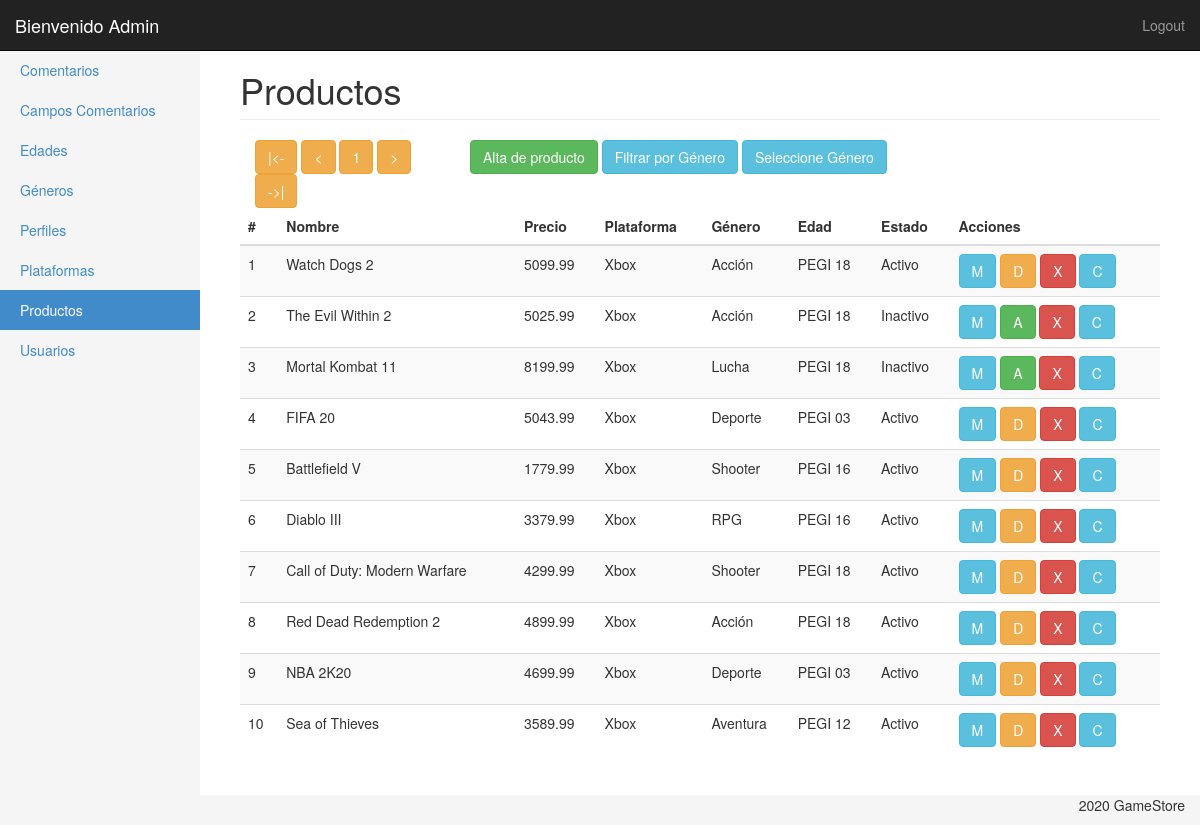
The page /ProduccionWeb_TP1/panel/productos.php?pagina=1 (signed in) on the database as committed earlier.
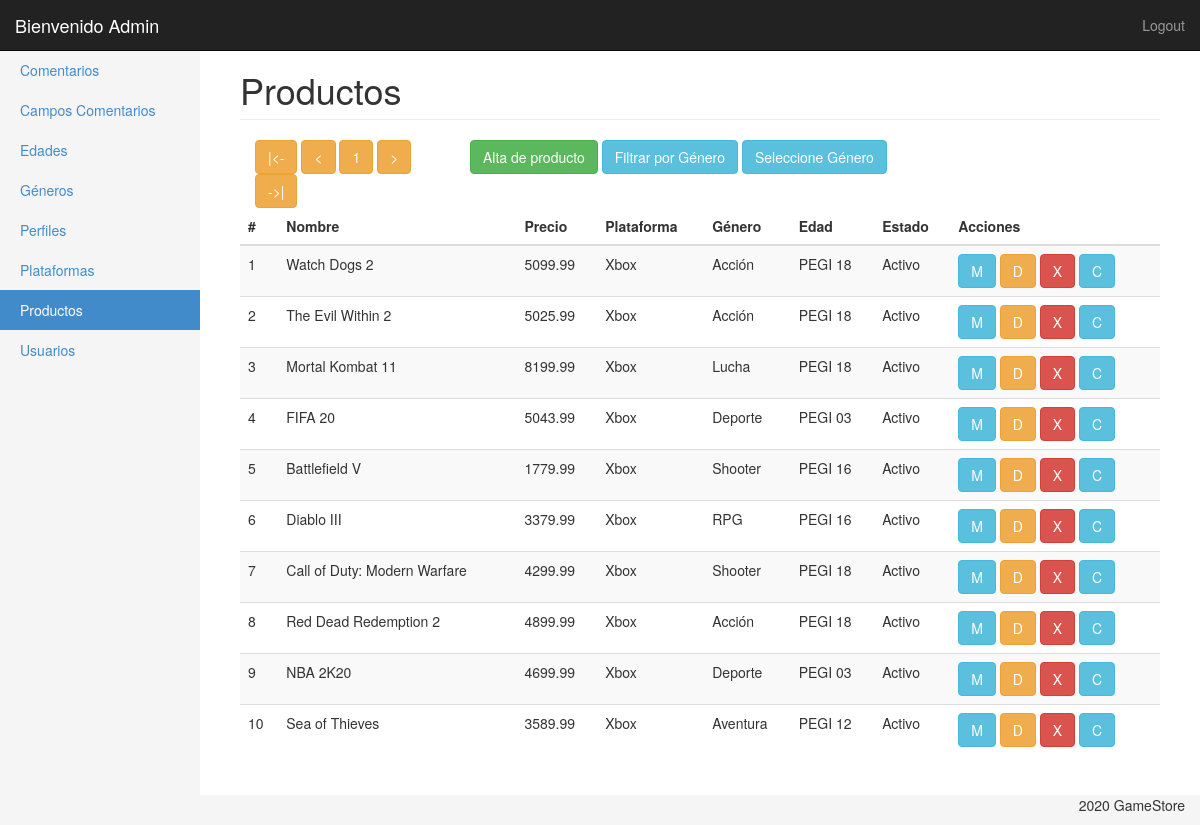
The same page on the database as committed later.
### tables this page shows
CREATE TABLE `productos` (
  `id` int(11) NOT NULL,
  `nombre` varchar(50) NOT NULL,
  `descripcion` text NOT NULL,
  `estado` tinyint(1) NOT NULL DEFAULT 1,
  `precio` float NOT NULL,
  `destacado` tinyint(1) NOT NULL,
  `stock` int(11) NOT NULL,
  `desarrollador` varchar(50) NOT NULL,
  `fechadelanzamiento` date NOT NULL,
  `plataforma` int(11) NOT NULL,
  `genero` int(11) NOT NULL,
  `edad` int(11) NOT NULL,
  `enabled` tinyint(1) NOT NULL DEFAULT 1
);

### ProduccionWeb_TP1/panel/inc/filtro.php (called while the page is built, shortened)
<?php
require('header.php');
$produ = new Producto($con);
?>

### ProduccionWeb_TP1/panel/clases/producto.php (called while the page is built, shortened)
<?php
class Producto
{
	private $con;
	public function __construct($con)
	{
		$this->con = $con;
	}
	public function getList($genID, $edadID, $pag)
	{
		$desde = ($pag - 1) * 10;
		$hasta = $desde + 10;
		$query = "SELECT id, nombre, descripcion, precio, plataforma, genero, edad, estado
					FROM productos
					WHERE enabled = '1' AND (genero = " . $genID . " OR " . $genID . " = 0) AND (edad = " . $edadID . " OR " . $edadID . " = 0)
					LIMIT $desde, $hasta";
		return $this->con->query($query);
	}
	public function getEdad($id)
	{
		$query = "	SELECT edades.nombre
					FROM edades
					WHERE edades.id=" . $id . " AND edades.enabled = 1 AND edades.estado = 1 ";
		return $this->con->query($query);
	}
	public function getGenero($id)
	{
		$query = "	SELECT generos.nombre
					FROM generos
					WHERE generos.id=" . $id . " AND generos.enabled = 1 AND generos.estado = 1 ";
		return $this->con->query($query);
	}
	public function getPlataforma($id)
	{
		$query = "	SELECT plataformas.nombre
					FROM plataformas
					WHERE plataformas.id=" . $id . " AND plataformas.enabled = 1 AND plataformas.estado = 1 ";
		return $this->con->query($query);
	}
	public function getCountComentarios($id)
	{
		$query = "	SELECT
						COUNT(*)
					FROM comentarios
					WHERE IDproducto = " . $id;
		return $this->con->query($query)->fetchColumn();
	}
}

### ProduccionWeb_TP1/panel/productos.php (the view, shortened to what the changed rows need)
<?php
require('inc/filtro.php');
?>
<div class="container-fluid">
<?php $productoMenu = 'Productos';
include('inc/side_bar.php');
?>
<div class="col-sm-9 col-md-10 main">
<h1 class="page-header">
	<?php echo $productoMenu ?>
</h1>
<div class="table-responsive">
	<table class="table table-striped">
		<thead>
			<tr>
				<th>#</th>
				<th>Nombre</th>
				<th>Precio</th>
				<th>Plataforma</th>
				<th>Género</th>
				<th>Edad</th>
				<th>Estado</th>
				<th>Acciones</th>
			</tr>
		</thead>
		<tbody>
			<?php
			$genID = empty($_GET['generos']) ? 0 : $_GET['generos'];
			$edadID = empty($_GET['edades']) ? 0 : $_GET['edades'];
			$pagina = empty($_GET['pagina']) ? 0 : $_GET['pagina'];
			foreach ($produ->getList($genID, $edadID, $pagina) as $productos) { ?>
				<tr>
					<td><?php echo $productos['id']; ?></td>
					<td><?php echo $productos['nombre']; ?></td>
					<td><?php echo $productos['precio']; ?></td>
					<td><?php
						foreach ($produ->getPlataforma($productos['plataforma']) as $nombre) {
							echo $nombre['nombre'];
						} ?></td>
					<td><?php
						foreach ($produ->getGenero($productos['genero']) as $nombre) {
							echo $nombre['nombre'];
						} ?></td>
					<td><?php
						foreach ($produ->getEdad($productos['edad']) as $nombre) {
							echo ucfirst(substr($nombre['nombre'], 0, 7));
						} ?></td>
					<td><?php if ($productos['estado'] == 1) {
							echo 'Activo';
						} else {
							echo 'Inactivo';
						} 	?></td>
					<td>
						<?php if (in_array('prod.edit', $_SESSION['usuario']['permisos']['cod'])) { ?>
							<a href="productos_ae.php?edit=<?php echo $productos['id'] ?>"><button type="button" class="btn btn-info" title="Modificar">M</button></a>
						<?php } ?>
						<?php if (in_array('prod.act', $_SESSION['usuario']['permisos']['cod'])) { ?>
							<?php if ($productos['estado'] == 0) { ?>
								<a href="productos.php?modif=<?php echo $productos['estado'] ?>&id=<?php echo $productos['id'] ?>&generos=<?php echo isset($_GET['generos']) ? $_GET['generos'] : '' ?>&edades=<?php echo isset($_GET['edades']) ? $_GET['edades'] : '' ?>&pagina=<?php echo isset($_GET['pagina']) ? $_GET['pagina'] : '' ?>"><button type="button" class="btn btn-success" title="Activar">A</button></a>
							<?php } else { ?>
								<a href="productos.php?modif=<?php echo $productos['estado'] ?>&id=<?php echo $productos['id'] ?>&generos=<?php echo isset($_GET['generos']) ? $_GET['generos'] : '' ?>&edades=<?php echo isset($_GET['edades']) ? $_GET['edades'] : '' ?>&pagina=<?php echo isset($_GET['pagina']) ? $_GET['pagina'] : '' ?>"><button type="button" class="btn btn-warning" title="Desactivar">D</button></a>
							<?php } ?>
						<?php } ?>
						<?php if (in_array('prod.del', $_SESSION['usuario']['permisos']['cod'])) { ?>
							<a href="productos.php?del=<?php echo $productos['id'] ?>&generos=<?php echo isset($_GET['generos']) ? $_GET['generos'] : '' ?>&edades=<?php echo isset($_GET['edades']) ? $_GET['edades'] : '' ?>&pagina=<?php echo isset($_GET['pagina']) ? $_GET['pagina'] : '' ?>"><button type="button" class="btn btn-danger" title="Borrar">X</button></a>
						<?php } ?>
						<?php if (in_array('prod.ver', $_SESSION['usuario']['permisos']['cod'])) { ?>
							<?php $countComentarios = $produ->getCountComentarios($productos['id']);
								if ($countComentarios > 0) { ?>
									<a href="comentarios.php?estado=2&pagina=1&idprod=<?php echo $productos['id'] ?>"><button type="button" class="btn btn-info" title="Comentarios">C</button></a>
							<?php } else { ?>
								<button type="button" class="btn btn-info" title="Comentarios" disabled>C</button></a>
							<?php } ?>
						<?php } ?>
					</td>
				</tr>
			<?php } ?>
		</tbody>
	</table>
</div>
</div>
</div>
</div>
<?php include('inc/footer.php'); ?>

Rows that differ between the two databases and show on the page:
changed productos "The Evil Within 2": estado "Inactivo A" → "Activo D"
changed productos "Mortal Kombat 11": estado "Inactivo A" → "Activo D"
